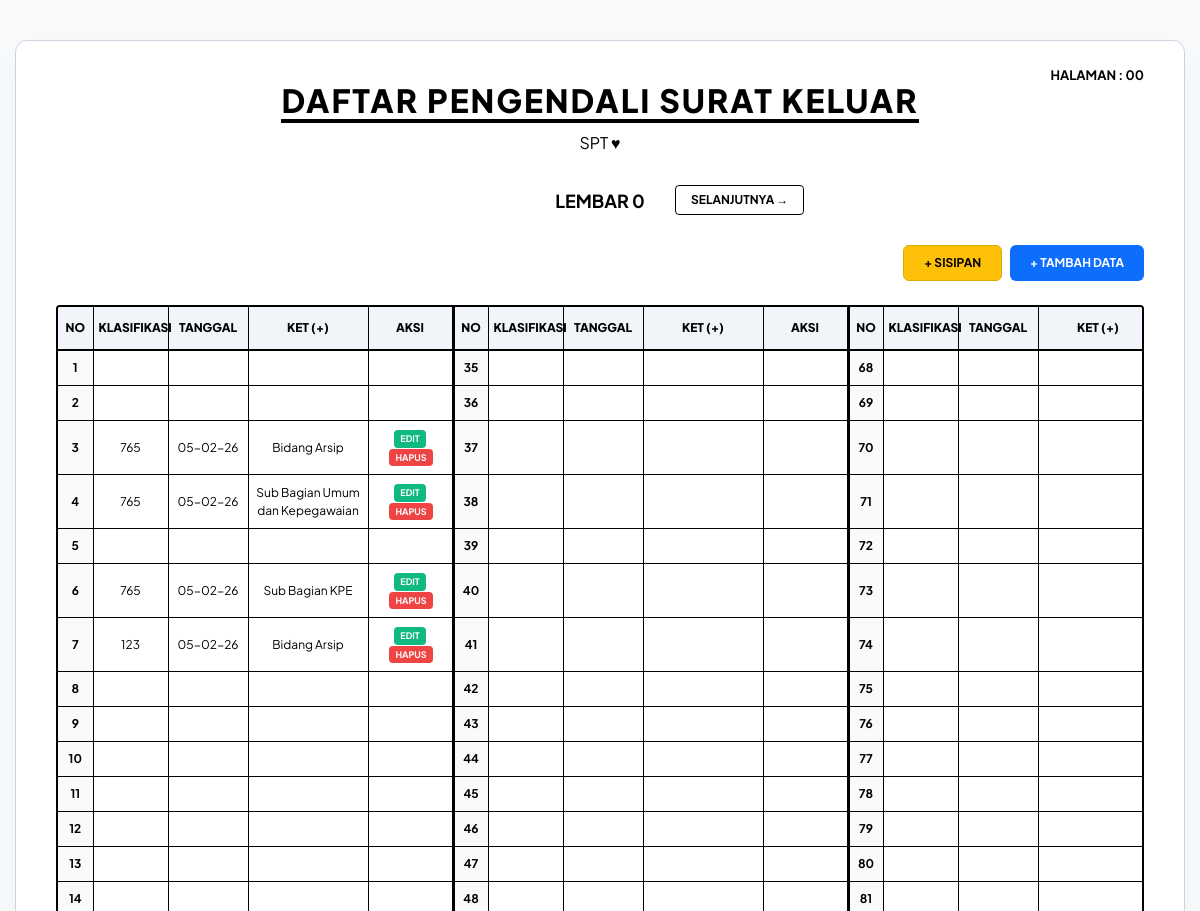
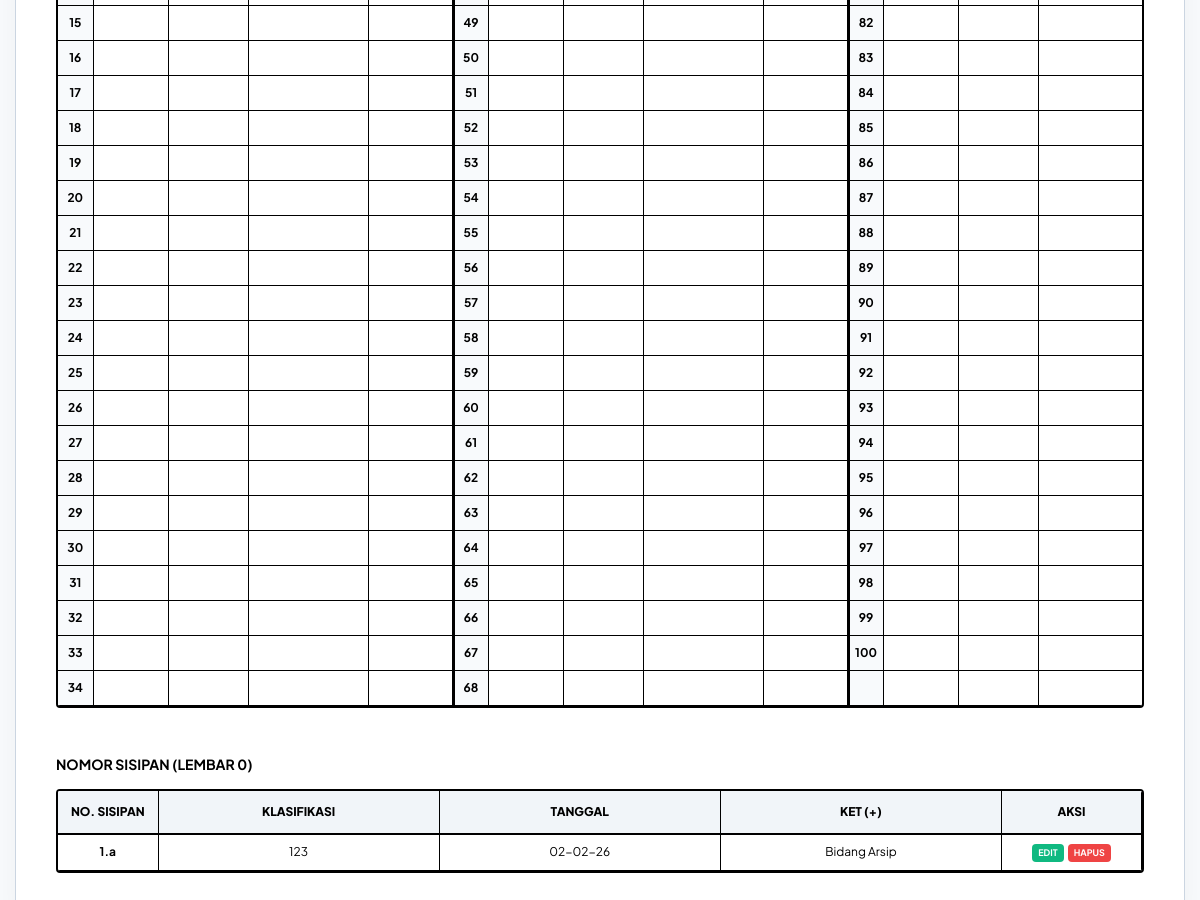
The page / on the database its author committed (2 pictures, top to bottom).
### tables this page shows
CREATE TABLE `pengendali` (
  `no_urut` int(2) NOT NULL,
  `klas` varchar(100) NOT NULL,
  `plus` varchar(100) NOT NULL,
  `tanggal_manual` date DEFAULT NULL,
  `created_at` timestamp NOT NULL DEFAULT current_timestamp()
);

CREATE TABLE `pengendali_sisipan` (
  `no_urut` varchar(20) NOT NULL,
  `klas` varchar(100) NOT NULL,
  `plus` varchar(100) NOT NULL,
  `tanggal_manual` date DEFAULT NULL,
  `created_at` timestamp NOT NULL DEFAULT current_timestamp()
);

### controllers/controller.php (called while the page is built, shortened)
<?php
include_once 'config/Database.php';
include_once 'models/Pengendali.php';
class PengendaliController {
    private $model;
    public function __construct() {
        $database = new Database();
        $this->model = new Pengendali($database->getConnection());
    }
    public function index($page = 0) {
        $mainDataRaw = $this->model->getByPage($page);
        $sisipanData = $this->model->getSisipanByPage($page);
        $data = [];
        foreach ($mainDataRaw as $row) {
            $data[$row['no_urut']] = [
                'k' => $row['klas'],
                'p' => $row['plus'],
                't' => $row['created_at']
            ];
        }
        $currentPage = $page;
        include 'views/daftar_view.php';
    }
}

### config/database.php (called while the page is built, shortened)
<?php
class Database {
    private $host = "localhost";
    private $db_name = "magang_websitesurat";
    private $username = "root";
    private $password = "";
    public function getConnection() {
        $this->conn = null;
        try {
            $this->conn = new PDO("mysql:host=" . $this->host . ";dbname=" . $this->db_name, $this->username, $this->password);
            $this->conn->setAttribute(PDO::ATTR_ERRMODE, PDO::ERRMODE_EXCEPTION);
        } catch(PDOException $exception) {
            echo "Koneksi Error: " . $exception->getMessage();
        }
        return $this->conn;
    }
}

### models/pengendali.php (called while the page is built, shortened)
<?php
class Pengendali {
    private $conn;
    private $table_name = "pengendali";
    private $table_sisipan = "pengendali_sisipan";
    public function __construct($db) { $this->conn = $db; }
    public function getByPage($page) {
        $start = ($page * 100) + 1;
        $end = $start + 99;
        $query = "SELECT * FROM " . $this->table_name . " WHERE no_urut BETWEEN ? AND ? ORDER BY no_urut ASC";
        $stmt = $this->conn->prepare($query);
        $stmt->execute([$start, $end]);
        return $stmt->fetchAll(PDO::FETCH_ASSOC);
    }
    public function getSisipanByPage($page) {
        $start = ($page * 100) + 1;
        $end = $start + 99;
        $query = "SELECT * FROM " . $this->table_sisipan . "
                  WHERE CAST(no_urut AS UNSIGNED) BETWEEN ? AND ?
                  ORDER BY CAST(no_urut AS UNSIGNED) ASC, no_urut ASC";
        $stmt = $this->conn->prepare($query);
        $stmt->execute([$start, $end]);
        return $stmt->fetchAll(PDO::FETCH_ASSOC);
    }
}

### views/daftar_view.php (the view, shortened to what this page needs)
<!DOCTYPE html>
<html lang="id">
<head>
  <link href="https://cdn.jsdelivr.net/npm/bootstrap@5.3.0/dist/css/bootstrap.min.css" rel="stylesheet">
  <link href="https://cdn.jsdelivr.net/npm/sweetalert2@11/dist/sweetalert2.min.css" rel="stylesheet">
</head>
<body>
  <div class="main-card">
    <div class="page-info">HALAMAN : <?php echo str_pad($currentPage, 2, "0", STR_PAD_LEFT); ?></div>
    <div class="header-brand">
      <h2>Daftar Pengendali Surat Keluar</h2>
      <p>SPT ♥</p>
    </div>
    <div class="pagination-nav d-print-none">
      <div class="nav-center">
        <span class="fw-bold">LEMBAR <?php echo $currentPage; ?></span>
      </div>
      <div class="nav-side right">
        <a href="index.php?page=<?php echo $currentPage + 1; ?>" class="btn-nav" title="Buka lembar berikutnya">SELANJUTNYA →</a>
      </div>
    </div>
    <div class="d-flex justify-content-end mb-4 d-print-none">
      <button class="btn btn-sisipan-custom me-2 fw-bold" onclick="bukaModalSisipan()" title="Tambah data nomor selipan">+ SISIPAN</button>
      <button class="btn-modern-add" onclick="bukaModalTambah()" title="Tambah data baru ke baris kosong">+ TAMBAH DATA</button>
    </div>
    <div class="table-responsive">
      <table class="main-table text-center">
        <thead>
          <tr>
            <?php for ($k = 0; $k < 3; $k++): ?>
              <th class="<?php echo ($k > 0) ? 'col-divider' : ''; ?>" width="35">No</th>
              <th width="75">Klasifikasi</th>
              <th width="80">Tanggal</th>
              <th width="120">Ket (+)</th>
              <th width="85" class="d-print-none">Aksi</th>
            <?php endfor; ?>
          </tr>
        </thead>
        <tbody>
          <?php
          $startNumber = ($currentPage * 100) + 1;
          for ($i = 0; $i < 34; $i++) {
            echo "<tr>";
            $ranges = [['o' => 0, 'm' => 33], ['o' => 34, 'm' => 66], ['o' => 67, 'm' => 99]];
            foreach ($ranges as $idx => $r) {
              $divider = ($idx > 0) ? 'col-divider' : '';
              $current_no = $startNumber + $r['o'] + $i;
              if (($r['o'] + $i) <= 99) {
                $k = $data[$current_no]['k'] ?? '';
                $p = $data[$current_no]['p'] ?? '';
                $tRaw = $data[$current_no]['t'] ?? '';
                $t = ($tRaw && $tRaw != '0000-00-00 00:00:00') ? date('d-m-y', strtotime($tRaw)) : '';
                echo "<td class='no-column $divider'>$current_no</td><td>$k</td><td style='width: 80px; white-space: nowrap;'>$t</td><td style='width: 120px; text-align: center !important;'>$p</td><td class='d-print-none'>";
                if (isset($data[$current_no])) {
                  echo "<button class='btn-action-edit' onclick='bukaModalEdit(\"$current_no\", \"$current_no\", \"$k\", \"$p\", \"\", false)' title='Ubah data ini'>EDIT</button>";
                  echo "<button class='btn-action-delete' onclick='konfirmasiHapus(\"$current_no\", \"$current_no\", false)' title='Hapus data ini'>HAPUS</button>";
                }
                echo "</td>";
              } else {
                echo "<td class='no-column $divider'></td><td></td><td></td><td></td><td class='d-print-none'></td>";
              }
            }
            echo "</tr>";
          }
          ?>
        </tbody>
      </table>
    </div>
    <?php if (!empty($sisipanData)): ?>
    <div class="mt-5">
      <h5 class="fw-bold mb-3" style="font-size: 14px; text-transform: uppercase;">Nomor Sisipan (Lembar <?php echo $currentPage; ?>)</h5>
      <div class="table-responsive">
        <table class="main-table text-center">
          <thead>
            <tr style="background-color: #fef2f2;">
              <th width="100">No. Sisipan</th><th>Klasifikasi</th><th>Tanggal</th><th>Ket (+)</th><th width="140" class="d-print-none">Aksi</th>
            </tr>
          </thead>
          <tbody>
            <?php foreach ($sisipanData as $s): ?>
            <tr>
              <td class="fw-bold"><?php echo $s['no_urut']; ?></td>
              <td><?php echo $s['klas']; ?></td>
              <td><?php echo date('d-m-y', strtotime($s['tanggal_manual'])); ?></td>
              <td><?php echo $s['plus']; ?></td>
              <td class="d-print-none">
                <button class="btn-action-edit" onclick="bukaModalEdit('<?php echo $s['no_urut']; ?>', '<?php echo $s['no_urut']; ?>', '<?php echo $s['klas']; ?>', '<?php echo $s['plus']; ?>', '<?php echo $s['tanggal_manual']; ?>', true)" title="Ubah data sisipan">EDIT</button>
                <button class="btn-action-delete" onclick="konfirmasiHapus('<?php echo $s['no_urut']; ?>', '<?php echo $s['no_urut']; ?>', true)" title="Hapus data sisipan">HAPUS</button>
              </td>
            </tr>
            <?php endforeach; ?>
          </tbody>
        </table>
      </div>
    </div>
    <?php endif; ?>
  </div>
</body>
</html>

### index.php
<?php
include_once 'controllers/Controller.php';
$controller = new PengendaliController();
$page = isset($_GET['page']) ? (int)$_GET['page'] : 0;
if ($_SERVER['REQUEST_METHOD'] === 'POST' || isset($_GET['hapus'])) {
    $controller->handleRequest();
} else {
    $controller->index($page);
}

### views/daftar_view.php (style rules this page uses)
:root { --success-color: #10b981; --danger-color: #ef4444; --btn-tambah-bg: #0d6efd; --btn-tambah-hover: #0a58ca; --btn-sisipan-bg: #ffc107; --btn-sisipan-hover: #e0a800; }
body { background-color: #f8fafc; font-family: 'Plus Jakarta Sans', sans-serif; color: #000; padding: 40px 15px; }
.main-card { background: #fff; border-radius: 12px; box-shadow: 0 10px 30px rgba(0, 0, 0, 0.04); padding: 40px; max-width: 1450px; margin: 0 auto; position: relative; border: 1px solid #cbd5e1; }
.page-info { position: absolute; top: 25px; right: 40px; font-weight: 700; font-size: 13px; }
.header-brand { text-align: center; margin-bottom: 30px; }
.header-brand h2 { font-weight: 800; text-transform: uppercase; letter-spacing: 2px; border-bottom: 4px solid #000; display: inline-block; }
.pagination-nav { margin-bottom: 30px; display: flex; align-items: center; justify-content: center; }
.nav-side { width: 150px; display: flex; }
.nav-side.right { justify-content: flex-start; }
.nav-center { min-width: 150px; text-align: center; font-size: 18px; }
.btn-nav { background: #fff; border: 1px solid #000; color: #000; padding: 5px 15px; font-weight: 700; font-size: 12px; text-decoration: none; border-radius: 4px; transition: all 0.3s ease; }
.table-responsive { border: 2px solid #000; border-radius: 4px; overflow-x: auto; }
.main-table { width: 100%; border-collapse: collapse; table-layout: fixed; }
.main-table th { background-color: #f1f5f9; padding: 12px 5px; font-size: 12px; font-weight: 800; text-transform: uppercase; border-bottom: 2px solid #000; border-right: 1px solid #000; }
.main-table td { padding: 8px 4px; font-size: 12px; border-bottom: 1px solid #000; border-right: 1px solid #000; vertical-align: middle; color: #000; word-wrap: break-word; }
.no-column { background-color: #f8fafc; font-weight: 700; width: 35px; text-align: center; }
.col-divider { border-left: 3px solid #000 !important; }
.btn-modern-add { background-color: var(--btn-tambah-bg); color: #fff; border: none; padding: 8px 20px; font-weight: 700; font-size: 12px; border-radius: 6px; transition: all 0.3s ease; }
.btn-sisipan-custom { background-color: var(--btn-sisipan-bg); border: 1px solid var(--btn-sisipan-hover); color: #000; padding: 8px 20px; font-weight: 700; font-size: 12px; border-radius: 6px; transition: all 0.3s ease; }
.btn-action-edit { background-color: var(--success-color); color: #fff; border: none; padding: 2px 6px; border-radius: 4px; font-size: 9px; font-weight: 700; }
.btn-action-delete { background-color: var(--danger-color); color: #fff; border: none; padding: 2px 6px; border-radius: 4px; font-size: 9px; font-weight: 700; margin-left: 2px; }

### rows shown on the page
pengendali: klas "765", created_at "05-02-26", plus "Bidang Arsip"
pengendali: klas "765", created_at "05-02-26", plus "Sub Bagian Umum dan Kepegawaian"
pengendali: klas "765", created_at "05-02-26", plus "Sub Bagian KPE"
pengendali: klas "123", created_at "05-02-26", plus "Bidang Arsip"
pengendali_sisipan: no_urut "1.a", klas "123", tanggal_manual "02-02-26", plus "Bidang Arsip"

### other values the page prints
str_pad($currentPage, 2, "0", STR_PAD_LEFT) "00"
$currentPage "0"
$current_no "1"
$current_no "35"
$current_no "68"
$current_no "2"
$current_no "36"
$current_no "69"
$current_no "3"
$current_no "37"
$current_no "70"
$current_no "4"
$current_no "38"
$current_no "71"
$current_no "5"
